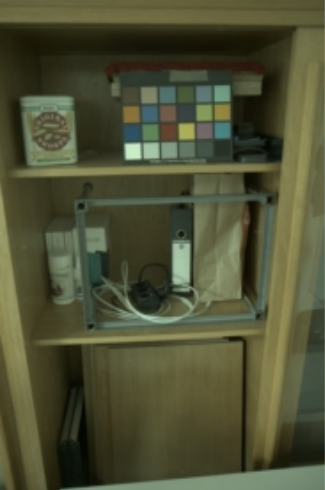
#> input picture images/figure2a.png, 325 x 490 px
$ python Akamatsu.py
#> lines starting #> are read from the running program, lines starting #| are printed output that depends on the picture; after the words box and inside, x2 and y2 are one past the last pixel; in counts of white or black regions, pixels touching at a corner belong together
import cv2
import numpy as np
import math
import sys
import copy
import matplotlib.pyplot as plt


#RGBが同じピクセルほど光源の影響がでやすい -> 白またはグレーのピクセルが欲しい
#完全２５５の白は情報がなさすぎるから困る
raw = cv2.imread("images/figure2a.png")
#> raw is the input picture: shape (490, 325, 3); mean B, G, R 53.5, 81.1, 78.8
height, width, channels = raw.shape[:3]
#> height = 490; width = 325; channels = 3

R = raw[:, :, 2].astype(np.float_) /255.
G = raw[:, :, 1].astype(np.float_) /255.
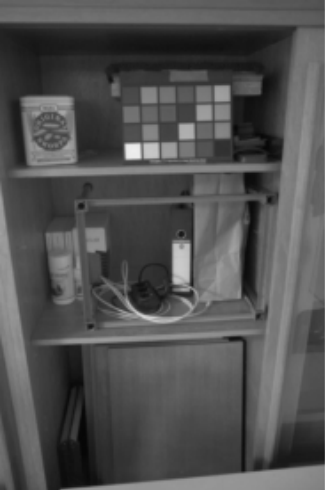
#> G: shape (490, 325) float64; min 0.0235, max 0.933, mean 0.318
B = raw[:, :, 0].astype(np.float_) /255.
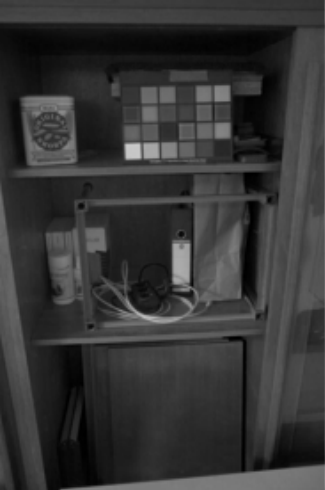
#> B: shape (490, 325) float64; min 0, max 0.792, mean 0.21

#0除算回避
EPS = sys.float_info.epsilon
R[R==0] = EPS
G[G==0] = EPS
B[B==0] = EPS
#> B: shape (490, 325) float64; 0.07% of pixels changed, all inside (x1, y1, x2, y2) = (81, 173, 256, 455)
filter_size = (5, 5)

#denoise
R = cv2.GaussianBlur(R, filter_size, 3)
G = cv2.GaussianBlur(G, filter_size, 3)
B = cv2.GaussianBlur(B, filter_size, 3)

#matlabコードベースのGI計算 たぶん論文のまま書いても大丈夫
#https://github.com/yanlinqian/Grayness-Index/blob/master/greypixel_kaifu/GetGreyidx.m

#多分グレーっぽさを計算
log_r = np.log(R)
Mr = cv2.GaussianBlur(log_r, filter_size, .5)
Mr = cv2.Laplacian(Mr, -1, ksize=5)
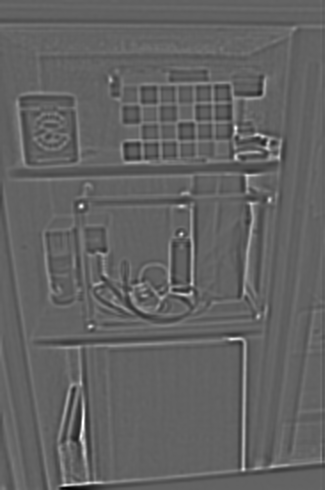
#> Mr: shape (490, 325) float64; min -13.39, max 21.02, mean 0; drawn with min black and max white
#Mr = cv2.filter2D(log_r, -1, C)

log_b = np.log(B)
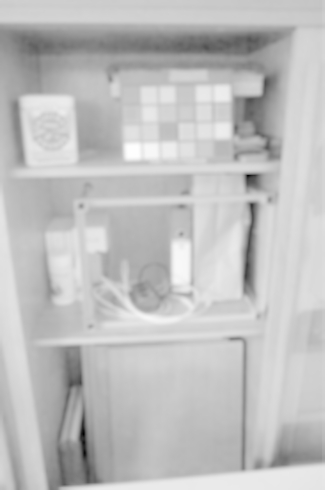
#> log_b: shape (490, 325) float64; min -6.29, max -0.246, mean -1.75; drawn with min black and max white
Mb = cv2.GaussianBlur(log_b, filter_size, .5)
Mb = cv2.Laplacian(Mb, -1, ksize=5)
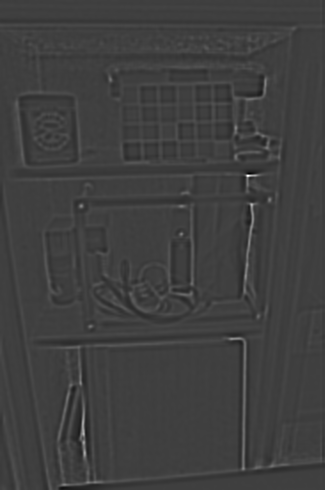
#> Mb: shape (490, 325) float64; min -25.09, max 75.11, mean 0; drawn with min black and max white
#Mb = cv2.filter2D(log_b, -1, C)

log_g = np.log(G)
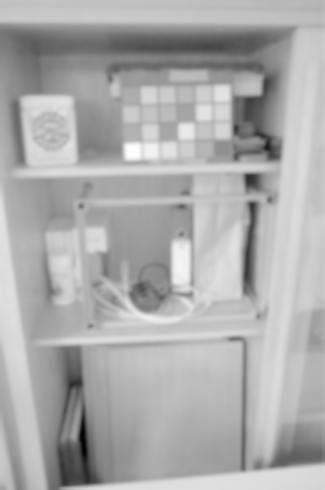
#> log_g: shape (490, 325) float64; min -3.72, max -0.0723, mean -1.26; drawn with min black and max white
Mg = cv2.GaussianBlur(log_g, filter_size, .5)
Mg = cv2.Laplacian(Mg, -1, ksize=5)
#Mg = cv2.filter2D(log_g, -1, C)

data = [Mb, Mg, Mr]
Ds = np.std(data, 0)
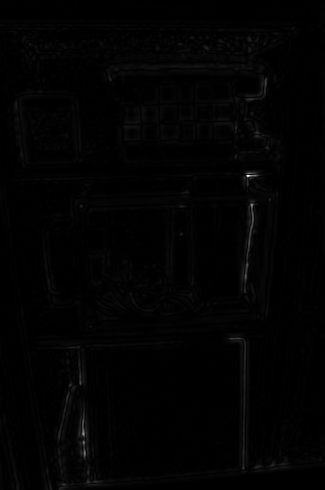
#> Ds: shape (490, 325) float64; min 0.000128, max 28.24, mean 0.3; drawn with min black and max white
Ds = Ds / (np.average(Ds))

data1 = [B,G,R]
Ps = Ds / (np.average(data1))


#GIz
#> (the run stopped early here; a loop or call above may not have finished)
